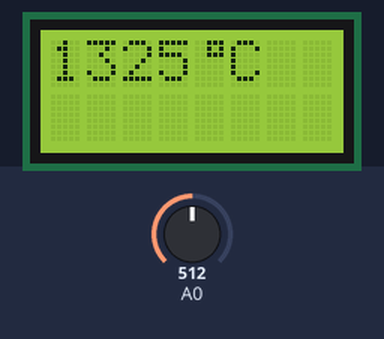
Recording of a sketch running on a simulated Arduino Uno, built with avr-gcc and run on an emulated ATmega328P. Shown: 8×2 character LCD. The test bench sets the inputs (shaded band); at power-on: A0 = 512. What the sketch prints to the serial monitor is not drawn.

Above: at 1.2 s.
1.3 s: A0 set to 890
At 2.0 s:
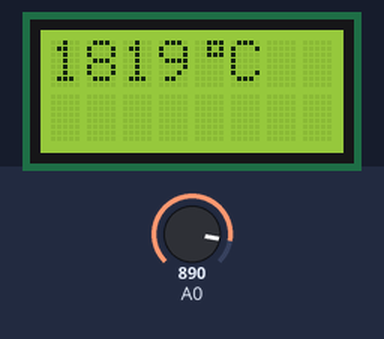
3.1 s: A0 set to 912
At 3.5 s:
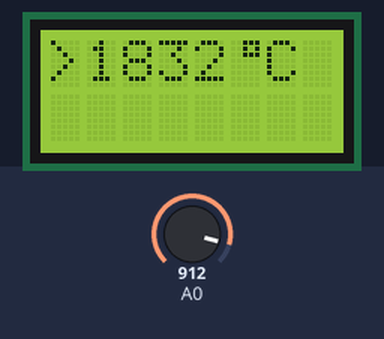
4.7 s: A0 set to 0
At 6.0 s:
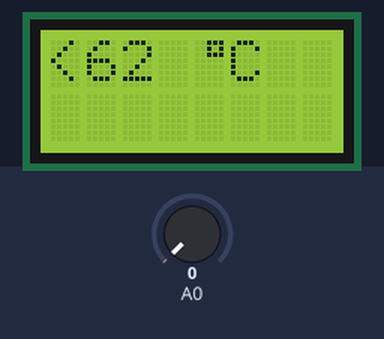
6.3 s: A0 set to 900
At 7.3 s:
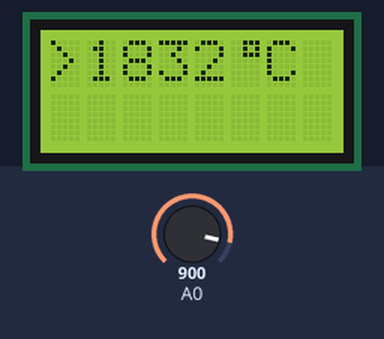
Timing chart, 0 to 8.8 s (numbered marks = the images above; inputs shaded):
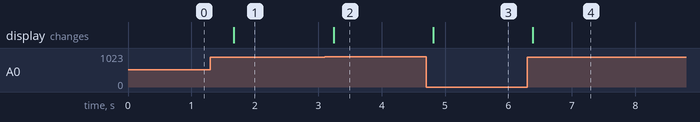

The sketch:

Arduino_mega_read_voltage.ino
```cpp
#include <math.h>
#include <LiquidCrystal.h>

// initialize the library with the numbers of the interface pins
LiquidCrystal lcd(12, 11, 5, 4, 3, 2);

// Thermocopule data (type B)
// Source: http://www.omega.com/temperature/z/pdf/z212-213.pdf
// Voltage in microvolts, temperature in C
float temps[]={62.0, 72.0, 82.0, 92.0, 102.0, 112.0, 122.0, 132.0, 142.0, 152.0, 162.0, 172.0, 182.0, 192.0, 202.0, 212.0, 222.0, 232.0, 242.0, 252.0, 262.0, 272.0, 282.0, 292.0, 302.0, 312.0, 322.0, 332.0, 342.0, 352.0, 362.0, 372.0, 382.0, 392.0, 402.0, 412.0, 422.0, 432.0, 442.0, 452.0, 462.0, 472.0, 482.0, 492.0, 502.0, 512.0, 522.0, 532.0, 542.0, 552.0, 562.0, 572.0, 582.0, 592.0, 602.0, 612.0, 622.0, 632.0, 642.0, 652.0, 662.0, 672.0, 682.0, 692.0, 702.0, 712.0, 722.0, 732.0, 742.0, 752.0, 762.0, 772.0, 782.0, 792.0, 802.0, 812.0, 822.0, 832.0, 842.0, 852.0, 862.0, 872.0, 882.0, 892.0, 902.0, 912.0, 922.0, 932.0, 942.0, 952.0, 962.0, 972.0, 982.0, 992.0, 1002.0, 1012.0, 1022.0, 1032.0, 1042.0, 1052.0, 1062.0, 1072.0, 1082.0, 1092.0, 1102.0, 1112.0, 1122.0, 1132.0, 1142.0, 1152.0, 1162.0, 1172.0, 1182.0, 1192.0, 1202.0, 1212.0, 1222.0, 1232.0, 1242.0, 1252.0, 1262.0, 1272.0, 1282.0, 1292.0, 1302.0, 1312.0, 1322.0, 1332.0, 1342.0, 1352.0, 1362.0, 1372.0, 1382.0, 1392.0, 1402.0, 1412.0, 1422.0, 1432.0, 1442.0, 1452.0, 1462.0, 1472.0, 1482.0, 1492.0, 1502.0, 1512.0, 1522.0, 1532.0, 1542.0, 1552.0, 1562.0, 1572.0, 1582.0, 1592.0, 1602.0, 1612.0, 1622.0, 1632.0, 1642.0, 1652.0, 1662.0, 1672.0, 1682.0, 1692.0, 1702.0, 1712.0, 1722.0, 1732.0, 1742.0, 1752.0, 1762.0, 1772.0, 1782.0, 1792.0, 1802.0, 1812.0, 1822.0, 1832.0};
float muvolts[]={0.0, 2.0, 6.0, 11.0, 17.0, 25.0, 33.0, 43.0, 53.0, 65.0, 78.0, 92.0, 107.0, 123.0, 141.0, 159.0, 178.0, 199.0, 220.0, 243.0, 267.0, 291.0, 317.0, 344.0, 372.0, 401.0, 431.0, 462.0, 494.0, 527.0, 561.0, 596.0, 632.0, 669.0, 707.0, 746.0, 787.0, 828.0, 870.0, 913.0, 957.0, 1002.0, 1048.0, 1095.0, 1143.0, 1192.0, 1242.0, 1293.0, 1344.0, 1397.0, 1451.0, 1505.0, 1561.0, 1617.0, 1675.0, 1733.0, 1792.0, 1852.0, 1913.0, 1975.0, 2037.0, 2101.0, 2165.0, 2230.0, 2296.0, 2363.0, 2431.0, 2499.0, 2569.0, 2639.0, 2710.0, 2782.0, 2854.0, 2928.0, 3002.0, 3078.0, 3154.0, 3230.0, 3308.0, 3386.0, 3466.0, 3546.0, 3626.0, 3708.0, 3790.0, 3873.0, 3957.0, 4041.0, 4127.0, 4213.0, 4299.0, 4387.0, 4475.0, 4564.0, 4653.0, 4743.0, 4834.0, 4926.0, 5018.0, 5111.0, 5205.0, 5299.0, 5394.0, 5489.0, 5585.0, 5682.0, 5780.0, 5878.0, 5976.0, 6075.0, 6175.0, 6276.0, 6377.0, 6478.0, 6580.0, 6683.0, 6786.0, 6890.0, 6995.0, 7100.0, 7205.0, 7311.0, 7417.0, 7524.0, 7632.0, 7740.0, 7848.0, 7957.0, 8066.0, 8176.0, 8286.0, 8397.0, 8508.0, 8620.0, 8731.0, 8844.0, 8956.0, 9069.0, 9182.0, 9296.0, 9410.0, 9524.0, 9639.0, 9753.0, 9868.0, 9984.0, 10099.0, 10215.0, 10331.0, 10447.0, 10563.0, 10679.0, 10796.0, 10913.0, 11029.0, 11146.0, 11263.0, 11380.0, 11497.0, 11614.0, 11731.0, 11848.0, 11965.0, 12082.0, 12199.0, 12316.0, 12433.0, 12549.0, 12666.0, 12782.0, 12898.0, 13014.0, 13130.0, 13246.0, 13361.0, 13476.0, 13591.0, 13706.0};

// Calibration data for the Arduino Mega2560 and the amplifier, voltage in millivolts
float ard_volts[]={0.0, 0.1, 0.2, 0.3, 0.4, 0.5, 0.6, 0.7, 0.8, 0.9, 1.0, 1.1, 1.2, 2.0, 3.0, 4.0, 5.0, 6.0, 7.0, 8.0, 9.0, 10.0, 10.5, 11.0, 11.5, 12.0, 12.5, 13.0, 13.5, 14.0, 14.5, 15.0, 15.1, 15.2, 15.3, 15.4, 15.5};
int ard_bits[]={0.0, 0.0, 3.0, 10.0, 16.0, 23.0, 30.0, 36.0, 43.0, 49.0, 56.0, 63.0, 69.0, 122.0, 189.0, 255.0, 322.0, 388.0, 454.0, 520.0, 587.0, 654.0, 687.0, 720.0, 753.0, 786.0, 820.0, 853.0, 886.0, 919.0, 953.0, 986.0, 992.0, 999.0, 1006.0, 1013.0, 1019.0};

//float ard_volts[]={0.00, 0.05, 0.15, 0.25, 0.35, 0.45, 0.55, 0.65, 0.75, 0.85, 0.95, 1.05, 1.08, 1.09, 1.10, 1.107};
//int ard_bits[]={0, 41, 134, 227, 320, 413, 506, 598, 691, 784, 877, 970, 998, 1007, 1016, 1023};

byte temp[8] = {
  B00111,
  B00101,
  B00111,
};

long taeller, vals[]={};

//int test_bit_Temp_accuracy=0;

// converts bits into voltage
// KNICK precision voltage-supply used with Arduino Mega2560 (analogRef=1.1V)
// Third (3) order approximation
//double Ard_coefs[]={2.56892466e+03, 1.09678885e+03, -3.57156328e-02, 1.88101154e-05};

void setup() {
  // set up the LCD's number of columns and rows:
  lcd.createChar(0, temp);
  lcd.begin(8, 2);

  // Open serial communications and wait for port to open:
  Serial.begin(9600);
  //analogReference(INTERNAL1V1);
}

void loop() {
  // Read the input voltage and convert it to bits
  // Due to the AC noise make an avarage of the amplifier/supply output
  long val=0, add=0;
  for (int iii=0; iii<200; iii++) {
    add = analogRead(0);
    val = val+add;
  }
  val = val/200;
  //int val = test_bit_Temp_accuracy;

  // Convert the bits back to voltage and perform correction
  // Save the corrected voltage into a new variable
  double volts = 0.00;
  long int_muvolts = 0;
  for (int i = 0; i < sizeof(ard_bits)-2; i++) {
    if (val>=ard_bits[i] && val<=ard_bits[i+1]) {
        volts = (val-ard_bits[i])*(ard_volts[i+1]-ard_volts[i])/(ard_bits[i+1]-ard_bits[i])+ard_volts[i];
        // Alternative method
        //volts=map(val,ard_bits[i],ard_bits[i+1],ard_volts[i],ard_volts[i+1]);

        // Round and convert tempval to an integer
        int_muvolts = 1e3*volts+0.5;
        break;
      }
  }
  // corr_volt is the voltage in microvolts from the pdf Reference Table
  //int corr_volt = int_muvolts;

  // TEST
  // map arduino function TRUNCATES both input numbers and the output
  // use map function with caution
  //float int_muvs=map(12,11.898,1023,0.235,13706);
  //float int_muvs2=(12-11.898)*(13706-0.235)/(1023-11.898)+0.235;
  //Serial.println(String(int_muvs));
  //Serial.println(String(int_muvs2));

  // Convert the corrected voltage to a temperature value
  if (int_muvolts>=0 && int_muvolts<=13706) {
    double tempval = 0.00;
    long int_tempval=0;
    for (int ii = 0; ii < sizeof(muvolts)-2; ii++) {
      if (int_muvolts>=muvolts[ii] && int_muvolts<=muvolts[ii+1]) {
        tempval = (int_muvolts-muvolts[ii])*(temps[ii+1]-temps[ii])/(muvolts[ii+1]-muvolts[ii])+temps[ii];
        // Alternative method
        //tempval=map(int_muvolts,muvolts[ii],muvolts[ii+1],temps[ii],temps[ii+1]);

        // Round and convert tempval to an integer
        int_tempval = tempval+0.50;
        break;
      }
    }

    // Minimize numbers of clears of the display
    // Only update when there has been change in the
    // temperature compared to the previous value.

    vals[taeller]=int_tempval;
    if (taeller>0) {
      if (vals[taeller-1]!=vals[taeller]){
        lcd.clear();
      }
    }
    taeller++;

    // set the cursor to column 0, line 1
    // (note: line 1 is the second row, since counting begins with 0):
    if (tempval>99) {
      lcd.setCursor(0, 0);
      // print the number of seconds since reset:
      lcd.print(int_tempval);

      lcd.setCursor(4, 0);
      lcd.write(byte(0));
      lcd.setCursor(5, 0);
      lcd.print("C");
    }
    else {
      lcd.clear();
      lcd.setCursor(0, 0);
      // print the number of seconds since reset:
      lcd.print(int_tempval);

      lcd.setCursor(4, 0);
      lcd.write(byte(0));
      lcd.setCursor(5, 0);
      lcd.print("C");
    }

    // Print to the serial port
    Serial.print(String(val));
    Serial.print(" ");
    Serial.print(String(int_muvolts));
    Serial.print(" ");
    Serial.println(String(tempval));

  }
  else if (int_muvolts<0) {
    // (note: line 1 is the second row, since counting begins with 0):
    lcd.setCursor(0, 0);
    lcd.print("<62 ");

    lcd.setCursor(4, 0);
    lcd.write(byte(0));
    lcd.setCursor(5, 0);
    lcd.print("C  ");

    // Print to the serial port
    Serial.print(String(val));
    Serial.print(" ");
    Serial.print(String(int_muvolts));
    Serial.print(" ");
    Serial.println("<62");

  }
  else if (int_muvolts>13706) {
    // (note: line 1 is the second row, since counting begins with 0):
    lcd.setCursor(0, 0);
    lcd.print(">1832");

    lcd.setCursor(5, 0);
    lcd.write(byte(0));
    lcd.setCursor(6, 0);
    lcd.print("C");

    // Print to the serial port
    Serial.print(String(val));
    Serial.print(" ");
    Serial.print(String(int_muvolts));
    Serial.print(" ");
    Serial.println(">1832");

  }
  else {
  }
  //double test = pow(2.27377e+2,5)*pow(2.27377e+2,-5);
  //Serial.println(String(test));
  delay(500);
  //test_bit_Temp_accuracy++;
}
```

Measured:
- the behaviour switches between 899 and 900 on A0 (found by bisection; images 1 and 2)
- after the input at 1.3 s, the display: changes after 0.37 s (image 1)
- after the input at 3.1 s, the display: changes after 0.15 s (image 2)
- after the input at 4.7 s, the display: changes after 0.12 s (image 3)
- after the input at 6.3 s, the display: changes after 0.09 s (image 4)
